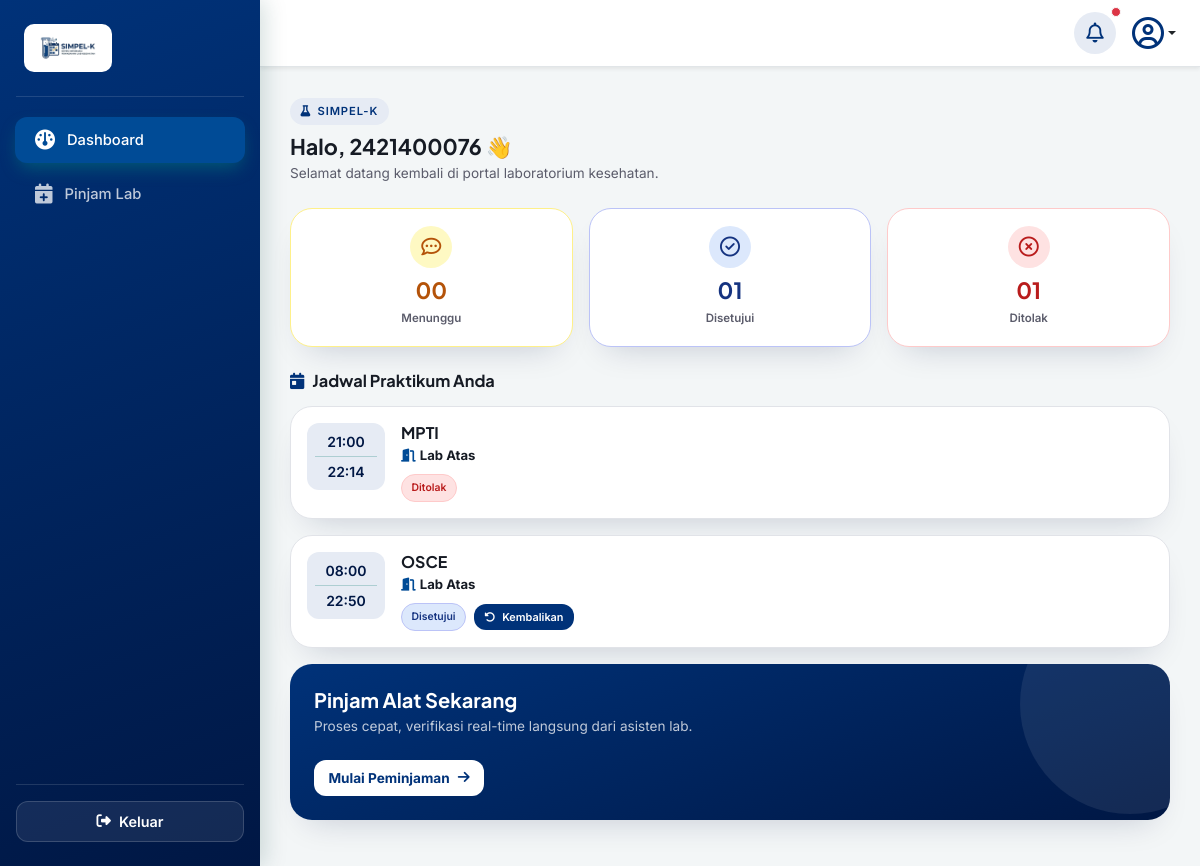
Page /mahasiswa/dashboard/ (signed in) on the committed database.
### core_auth/models.py (models this page shows, shortened)
class User(AbstractUser):
    ROLE_CHOICES = [
        ('mahasiswa', 'Mahasiswa/PJMK'),
        ('aslab', 'Asisten Laboratorium'),
        ('kaleb', 'Kepala Laboratorium'),
    ]
    role = models.CharField(max_length=20, choices=ROLE_CHOICES, default='mahasiswa')
    nim = models.CharField(max_length=20, blank=True, null=True, unique=True)
    prodi = models.CharField(max_length=50, blank=True, null=True)
    no_hp = models.CharField(max_length=15, blank=True, null=True)

class Peminjaman(models.Model):
    STATUS_CHOICES = [
        ('pending', 'Menunggu Validasi ASLAB'),
        ('verified', 'Menunggu Persetujuan KALAB'),
        ('disetujui', 'Disetujui / Jadwal Dikunci'),
        ('ditolak', 'Ditolak'),
        ('selesai', 'Selesai / Sudah Dikembalikan'),
    ]
    mahasiswa = models.ForeignKey(settings.AUTH_USER_MODEL, on_delete=models.CASCADE, related_name='peminjaman_mahasiswa')
    ruang_lab = models.ForeignKey(RuangLab, on_delete=models.CASCADE)
    alat_bahan = models.ForeignKey(AlatBahan, on_delete=models.PROTECT)
    keperluan = models.TextField()
    nama_dosen = models.CharField(max_length=100)
    mata_kuliah = models.CharField(max_length=100)
    tanggal_pinjam = models.DateField()
    wkt_mulai = models.TimeField()
    wkt_akhir = models.TimeField()
    status = models.CharField(max_length=20, choices=STATUS_CHOICES, default='pending')
    di_validasi_oleh = models.ForeignKey(
        settings.AUTH_USER_MODEL,
        on_delete=models.SET_NULL,
        blank=True,
        null=True,
        related_name='aslab_verifikator'
    )
    tgl_pengajuan = models.DateTimeField(auto_now_add=True)
    catatan_tolak = models.TextField(blank=True, null=True)

class RuangLab(models.Model):
    nama_ruang = models.CharField(max_length=100)
    kapasitas = models.IntegerField()
    deskripsi = models.TextField(blank=True, null=True)

### mahasiswa/views.py (the view)
# urls.py: path('dashboard/', views.dashboard_view, name='dashboard'),
@login_required(login_url='core_auth:login')
def dashboard_view(request):
    redirect_target = cekk_role_mahasiswa(request.user)
    if redirect_target:
        return redirect(redirect_target)
    jadwal_mahasiswa = Peminjaman.objects.filter(mahasiswa=request.user).order_by('-tanggal_pinjam')
    total_menunggu = Peminjaman.objects.filter(mahasiswa=request.user, status__in=['pending', 'verified']).count()
    total_disetujui = Peminjaman.objects.filter(mahasiswa=request.user, status='disetujui').count()
    total_ditolak = Peminjaman.objects.filter(mahasiswa=request.user, status='ditolak').count()
    context = {
        'jadwal_mahasiswa': jadwal_mahasiswa,
        'total_menunggu': total_menunggu,
        'total_disetujui': total_disetujui,
        'total_ditolak': total_ditolak,
    }
    return render(request, 'mahasiswa/dashboard.html', context)

### mahasiswa/views.py (called while the page is built)
def cekk_role_mahasiswa(user):
    username_lower = user.username.lower()
    if 'aslab' in username_lower or user.groups.filter(name__iexact='ASLAB').exists() or getattr(user, 'role', '').upper() == 'ASLAB':
        return 'aslab:dashboard'
    if 'kalab' in username_lower or user.groups.filter(name__iexact='KALAB').exists() or getattr(user, 'role', '').upper() == 'KALAB':
        return 'kalab:dashboard'
    return None

### mahasiswa/templates/mahasiswa/dashboard.html (shortened to what this page needs)
{% extends 'base/base_mahasiswa.html' %}
{% load static %}
{% block content %}
<div class="dashboard-mhs">
    <div class="mb-4">
        <span class="welcome-eyebrow"><i class="fa-solid fa-flask"></i> Simpel-K</span>
        <h3 class="welcome-title">Halo, {{ request.user.first_name|default:request.user.username }} 👋</h3>
        <p class="welcome-subtitle mb-0">Selamat datang kembali di portal laboratorium kesehatan.</p>
    </div>
    <div class="row g-3 mb-4 text-center">
        <div class="col-4">
            <div class="stat-card stat-card--pending">
                <div class="stat-icon">
                    <i class="fa-regular fa-comment-dots fs-5"></i>
                </div>
                <h3 class="stat-number">{{ total_menunggu|stringformat:"02d" }}</h3>
                <span class="stat-label">Menunggu</span>
            </div>
        </div>
        <div class="col-4">
            <div class="stat-card stat-card--approved">
                <div class="stat-icon">
                    <i class="fa-regular fa-circle-check fs-5"></i>
                </div>
                <h3 class="stat-number">{{ total_disetujui|stringformat:"02d" }}</h3>
                <span class="stat-label">Disetujui</span>
            </div>
        </div>
        <div class="col-4">
            <div class="stat-card stat-card--rejected">
                <div class="stat-icon">
                    <i class="fa-regular fa-circle-xmark fs-5"></i>
                </div>
                <h3 class="stat-number">{{ total_ditolak|stringformat:"02d" }}</h3>
                <span class="stat-label">Ditolak</span>
            </div>
        </div>
    </div>
    <div class="d-flex justify-content-between align-items-center mb-3">
        <h5 class="section-heading mb-0"><i class="fa-solid fa-calendar-day me-2"></i>Jadwal Praktikum Anda</h5>
    </div>
    {% for jadwal in jadwal_mahasiswa %}
    <div class="jadwal-card">
        <div class="d-flex align-items-start gap-3">
            <div class="jam-widget">
                <div class="fw-semibold small">{{ jadwal.wkt_mulai|time:"H:i" }}</div>
                <div class="divider-line"></div>
                <div class="fw-semibold small">{{ jadwal.wkt_akhir|time:"H:i" }}</div>
            </div>
            <div class="flex-grow-1">
                <h6 class="mk-title">{{ jadwal.mata_kuliah }}</h6>
                <p class="ruang-info mb-2 d-flex align-items-center gap-1">
                    <i class="fa-solid fa-door-open"></i>
                    <strong>{{ jadwal.ruang_lab.nama_ruang }}</strong>
                </p>
                <div class="d-flex gap-2 flex-wrap align-items-center">
                    {% if jadwal.status == 'pending' %}
                    <span class="badge-status badge-status--wait-aslab">Menunggu ASLAB</span>
                    {% elif jadwal.status == 'verified' %}
                    <span class="badge-status badge-status--wait-kalab">Menunggu KALAB</span>
                    {% elif jadwal.status == 'disetujui' %}
                    <span class="badge-status badge-status--approved">Disetujui</span>
                    {% elif jadwal.status == 'pengembalian_diajukan' %}
                    <span class="badge-status badge-status--return">Proses Pengembalian</span>
                    {% elif jadwal.status == 'ditolak' %}
                    <span class="badge-status badge-status--rejected">Ditolak</span>
                    {% elif jadwal.status == 'selesai' %}
                    <span class="badge-status badge-status--done">Selesai</span>
                    {% endif %}
                    {% if jadwal.status == 'disetujui' %}
                    <a href="{% url 'mahasiswa:ajukan_pengembalian' jadwal.id %}"
                        class="btn-return"
                        onclick="return confirm('Apakah Anda yakin ingin mengajukan pengembalian lab/alat ini?');">
                        <i class="fa-solid fa-rotate-left me-1 "></i> Kembalikan
                    </a>
                    {% endif %}
                </div>
            </div>
        </div>
    </div>
    {% empty %}
    <div class="empty-jadwal mb-4">
        <i class="fa-solid fa-calendar-xmark fs-2 mb-2"></i>
        <p class="small mb-0">Belum ada pengajuan jadwal praktikum di Lab Atas maupun Lab Bawah.</p>
    </div>
    {% endfor %}
    <div class="cta-banner mb-3">
        <div class="position-relative z-1">
            <h5 class="fw-bold mb-1">Pinjam Alat Sekarang</h5>
            <p class="cta-desc mb-4">Proses cepat, verifikasi real-time langsung dari asisten lab.</p>
            <a href="{% url 'mahasiswa:pinjam_lab' %}" class="btn-cta">
                Mulai Peminjaman <i class="fa-solid fa-arrow-right"></i>
            </a>
        </div>
    </div>
</div>
{% endblock %}

### templates/base/base_mahasiswa.html (style rules this page uses)
:root { --teal-900: #001744; --teal-700: #003279; --teal-600: #004b96; --teal-050: #e6ebf4; --ink: #16241f; --ink-muted: #5b626b; --line: #e1e5e8; --paper: #ffffff; --bg: #f3f6f7; --radius-lg: 22px; --radius-md: 12px; --shadow-card: 0 16px 34px -18px rgba(0, 68, 60, 0.22); }
body { background-color: var(--bg); font-family: 'Inter', system-ui, sans-serif; overflow-x: hidden; color: var(--ink); }
h1, h2, h3, h4, h5, h6 { font-family: 'Plus Jakarta Sans', 'Inter', sans-serif; }

### rows in the picture
User: user.first_name "2421400076"
Peminjaman: wkt_mulai "21:00", wkt_akhir "22:14", mata_kuliah "MPTI", ruang_lab.nama_ruang "Lab Atas", status "Ditolak"
Peminjaman: wkt_mulai "08:00", wkt_akhir "22:50", mata_kuliah "OSCE", ruang_lab.nama_ruang "Lab Atas", status "Disetujui"

### other values in the picture
{{ total_menunggu|stringformat:"02d" }} "00"
{{ total_disetujui|stringformat:"02d" }} "01"
{{ total_ditolak|stringformat:"02d" }} "01"
